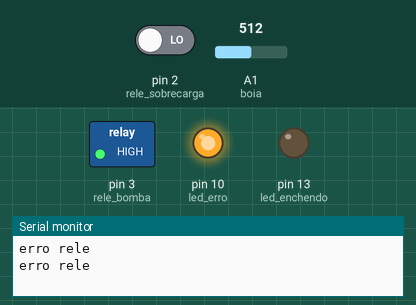
Simulated run of this sketch. Board: Arduino Uno, built with avr-gcc and run on an emulated ATmega328P. On the bench: switched loads named in the sketch (green lamp = pin HIGH), output pins drawn as LEDs (lit = HIGH), the last lines printed to the serial monitor. The test bench sets the inputs (shaded band); at power-on: pin 2 (rele_sobrecarga) LOW, A1 (boia) = 512. The local clock reads 2024-03-15 10:24:30 at power-on unless the sketch sets it.

Above: at 1.8 s.
1.9 s: pin 2 (rele_sobrecarga) driven HIGH
At 2.7 s:
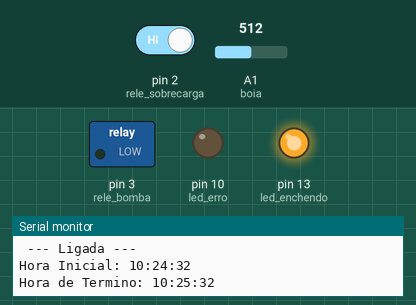
3.5 s: A1 (boia) set to 3
5.3 s: A1 (boia) set to 0
At 7.7 s:
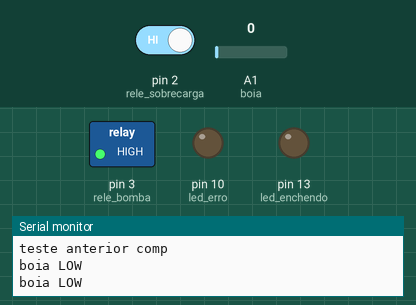
8.8 s: pin 2 (rele_sobrecarga) driven LOW
At 10.0 s:
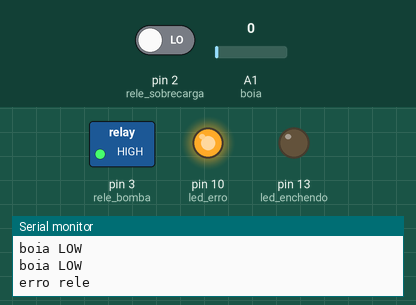
Timing chart, 0 to 11.8 s (numbered marks = the images above; inputs shaded):
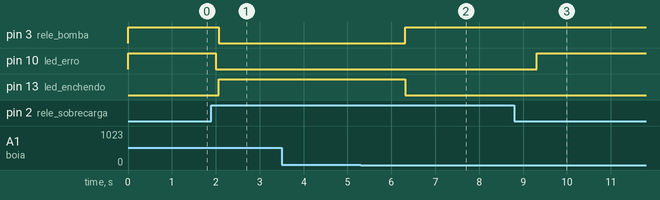

Measured:
- the behaviour switches between 2 and 1 on A1 (boia) (found by bisection; images 1 and 2)
- after the input at 1.9 s, pin 3 (rele_bomba): HIGH → LOW after 0.16 s; pin 10 (led_erro): HIGH → LOW after 0.10 s; pin 13 (led_enchendo): LOW → HIGH after 0.16 s
- after the input at 5.3 s, pin 3 (rele_bomba): LOW → HIGH after 1.0 s; pin 13 (led_enchendo): HIGH → LOW after 1.0 s
- after the input at 8.8 s, pin 10 (led_erro): LOW → HIGH after 0.51 s

The sketch:

Teste1.ino
```cpp
#include <DS3231.h>
#include <Wire.h>
#include <String.h>


//Modulo RTC DS3231 ligado as portas A4 e A5 do Arduino
DS3231 rtc(SDA, SCL);

const int led_enchendo = 13;
const int led_erro = 10;
const int rele_bomba = 3;
const int rele_sobrecarga = 2;
const int tempo_ligado = 1; //minutos
const int tempo_desligado = 2; //minutos

const int boia = A1;

void setup(){

  //Aciona o relogio
  rtc.begin();

  pinMode(led_enchendo,OUTPUT);
  pinMode(led_erro,OUTPUT);
  pinMode(rele_bomba,OUTPUT);
  pinMode(rele_sobrecarga, INPUT);

  digitalWrite(rele_bomba, HIGH);

  //As linhas abaixo setam a data e hora do modulo
  //e podem ser comentada apos a primeira utilizacao
  //rtc.setDOW(FRIDAY);      //Define o dia da semana
  //rtc.setTime(21, 24, 00);     //Define o horario
  //rtc.setDate(15, 9, 2016);   //Define o dia, mes e ano

  //Definicoes do pino SQW/Out
  rtc.setSQWRate(SQW_RATE_1);

  Serial.begin(9600);

}

int hora = 0;
int minuto = 0;
int segundo = 0;
int hora_aux = 0;
int min_aux = 0;
int sec_aux = 0;
int estado = 1; // inicialmente ligado
int result_sobrecarga = 0;
int result_boia = 0;
boolean check_time = false;
boolean check_adc = true;
boolean check_state = true;
Time t;

void loop(){

  result_sobrecarga = digitalRead(rele_sobrecarga);
  result_boia = analogRead(boia);

  if(result_sobrecarga == HIGH){ //sem sobrecarga
    digitalWrite(led_erro, LOW);
    if(result_boia > 1){  //nivel reservatorio vazio
      //Serial.println(result_boia);
      if(estado == 1 && check_time == false){
        //Serial.println("ligada");
        temporizador(estado,tempo_ligado);
      }else if(estado == 0 && check_time == false){
        temporizador(estado,tempo_desligado);
      }
    }else{
      desligarBomba();
      Serial.println("boia LOW");
    }
  }else{
    erro();
    Serial.println("erro rele");
  }

  //Mostra as informações no Serial Monitor
  //Serial.print("Hora : ");
  //Serial.print(rtc.getTimeStr());
  //Serial.print(" ");
  //Serial.print("Data : ");
  //Serial.print(rtc.getDateStr(FORMAT_SHORT));
  //Serial.print(" ");
  //Serial.println(rtc.getDOWStr(FORMAT_SHORT));

  //Aguarda 1 segundo e repete o processo
  delay (1000);
}

void temporizador(int estado, int tempo){

  if(check_adc == true){
    //Serial.println("teste adc tempo");
    adcTempo(tempo);
  }

   t = rtc.getTime();
   hora = t.hour;
   minuto = t.min;
   Serial.println("----------------------------------");
   Serial.println("Horario Atual");
   Serial.println(rtc.getTimeStr());
   Serial.println("----------------------------------");
   Serial.println("teste anterior comp");
  if(hora != hora_aux || minuto != min_aux){
    //Serial.println("teste comparação hora");
    if(check_state == true){
      //Serial.println("teste estados");
      if(estado == 1){
        encher();
        Serial.println(" --- Ligada --- ");
      }else{
        desligarBomba();
        Serial.println(" --- Desligada --- ");
      }

      t = rtc.getTime();
      hora = t.hour;
      minuto = t.min;

      //Mostra as informações no Serial Monitor
      Serial.print("Hora Inicial: ");
      Serial.print(rtc.getTimeStr());
      Serial.println(" ");
      Serial.print("Hora de Termino: ");
      Serial.print(hora_aux);
      Serial.print(":");
      Serial.print(min_aux);
      Serial.print(":");
      Serial.println(sec_aux);
      check_state = false;
    }
   }else{
    check_time = true;
    check_state = true;
    check_adc = true;

    if(estado == 0){
      estado = 1;
    }else{
      estado = 0;
    }
  }
}

void adcTempo(int tempo){
  //Serial.println("teste adc pronfundo");
  t = rtc.getTime();
  hora = t.hour;
  minuto = t.min;
  segundo = t.sec;

  if(minuto + tempo > 60){
    min_aux = (minuto + tempo) - 60;
    hora_aux = hora + 1;
  }else{
    min_aux = minuto + tempo;
    hora_aux = hora;
  }
  sec_aux = segundo;
  check_adc = false;
}

void erro(){
    digitalWrite(led_erro, HIGH);
    digitalWrite(rele_bomba, HIGH);
    digitalWrite(led_enchendo, LOW);
}

void desligarBomba(){
  digitalWrite(rele_bomba, HIGH);
  digitalWrite(led_enchendo, LOW);
}

void encher(){
    digitalWrite(rele_bomba, LOW);
    digitalWrite(led_enchendo, HIGH);
}
```
